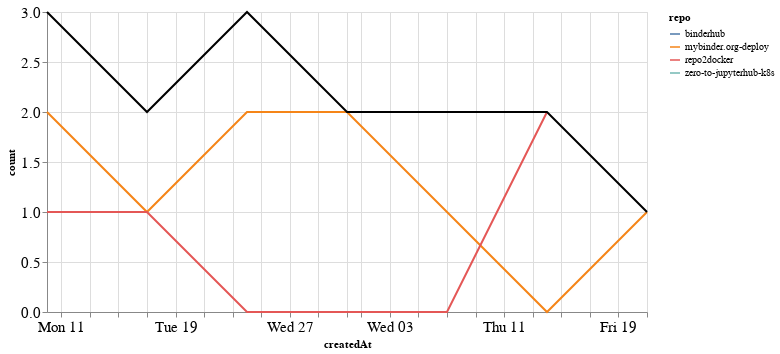

Notebook source saved alongside this figure:
### Markdown cell above
## PRs

### Code cell
prs_time = prs.groupby('repo').resample('W', on='createdAt').count()['author'].reset_index()
prs_time = prs_time.rename(columns={'author': 'count'})
prs_time_total = prs_time.groupby('createdAt').agg({"count": "sum"}).reset_index()

ch1 = alt.Chart(prs_time, width=600).mark_line().encode(
    x='createdAt',
    y='count',
    color='repo',
    tooltip="repo"
)

ch2 = alt.Chart(prs_time_total, width=600).mark_line(color="black").encode(
    x='createdAt',
    y='count',
)

ch1 + ch2

### Figure 1 — Vega-Lite specification as saved in the notebook (floating-point values rounded to 4 significant figures)
{"config": {"axisLeft": {"labelFontSize": 15}, "axisBottom": {"labelFontSize": 15}}, "layer": [{"data": {"name": "data-0de35ea7cc6eaaafc343d372cd72d49f"}, "mark": "line", "encoding": {"color": {"type": "nominal", "field": "repo"}, "tooltip": {"type": "nominal", "field": "repo"}, "x": {"type": "temporal", "field": "createdAt"}, "y": {"type": "quantitative", "field": "count"}}, "width": 600}, {"data": {"name": "data-d11a71a2578b1d0aead4616736510323"}, "mark": {"type": "line", "color": "black"}, "encoding": {"x": {"type": "temporal", "field": "createdAt"}, "y": {"type": "quantitative", "field": "count"}}, "width": 600}], "$schema": "https://vega.github.io/schema/vega-lite/v4.8.1.json", "datasets": {"data-0de35ea7cc6eaaafc343d372cd72d49f": [{"repo": "binderhub", "createdAt": "2020-05-24T00:00:00", "count": 1}, {"repo": "mybinder.org-deploy", "createdAt": "2020-05-10T00:00:00", "count": 2}, {"repo": "mybinder.org-deploy", "createdAt": "2020-05-17T00:00:00", "count": 1}, {"repo": "mybinder.org-deploy", "createdAt": "2020-05-24T00:00:00", "count": 2}, {"repo": "mybinder.org-deploy", "createdAt": "2020-05-31T00:00:00", "count": 2}, {"repo": "mybinder.org-deploy", "createdAt": "2020-06-07T00:00:00", "count": 1}, {"repo": "mybinder.org-deploy", "createdAt": "2020-06-14T00:00:00", "count": 0}, {"repo": "mybinder.org-deploy", "createdAt": "2020-06-21T00:00:00", "count": 1}, {"repo": "repo2docker", "createdAt": "2020-05-10T00:00:00", "count": 1}, {"repo": "repo2docker", "createdAt": "2020-05-17T00:00:00", "count": 1}, {"repo": "repo2docker", "createdAt": "2020-05-24T00:00:00", "count": 0}, {"repo": "repo2docker", "createdAt": "2020-05-31T00:00:00", "count": 0}, {"repo": "repo2docker", "createdAt": "2020-06-07T00:00:00", "count": 0}, {"repo": "repo2docker", "createdAt": "2020-06-14T00:00:00", "count": 2}, {"repo": "zero-to-jupyterhub-k8s", "createdAt": "2020-06-07T00:00:00", "count": 1}], "data-d11a71a2578b1d0aead4616736510323": [{"createdAt": "2020-05-10T00:00:00", "count": 3}, {"createdAt": "2020-05-17T00:00:00", "count": 2}, {"createdAt": "2020-05-24T00:00:00", "count": 3}, {"createdAt": "2020-05-31T00:00:00", "count": 2}, {"createdAt": "2020-06-07T00:00:00", "count": 2}, {"createdAt": "2020-06-14T00:00:00", "count": 2}, {"createdAt": "2020-06-21T00:00:00", "count": 1}]}}
